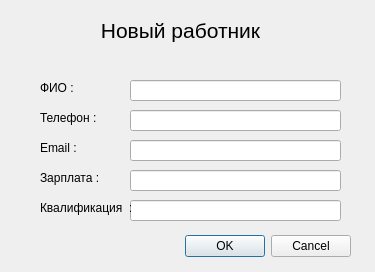
<?xml version="1.0" encoding="UTF-8"?>
<ui version="4.0">
 <class>NewWorkerDialog</class>
 <widget class="QDialog" name="NewWorkerDialog">
  <property name="geometry">
   <rect>
    <x>0</x>
    <y>0</y>
    <width>375</width>
    <height>272</height>
   </rect>
  </property>
  <property name="windowTitle">
   <string>Dialog</string>
  </property>
  <widget class="QLineEdit" name="new_worker_salary_lineEdit">
   <property name="geometry">
    <rect>
     <x>130</x>
     <y>170</y>
     <width>211</width>
     <height>21</height>
    </rect>
   </property>
  </widget>
  <widget class="QLabel" name="label_6">
   <property name="geometry">
    <rect>
     <x>40</x>
     <y>170</y>
     <width>71</width>
     <height>16</height>
    </rect>
   </property>
   <property name="text">
    <string>Зарплата : </string>
   </property>
  </widget>
  <widget class="QLineEdit" name="new_worker_phone_lineEdit">
   <property name="geometry">
    <rect>
     <x>130</x>
     <y>110</y>
     <width>211</width>
     <height>21</height>
    </rect>
   </property>
  </widget>
  <widget class="QLineEdit" name="new_worker_mail_lineEdit">
   <property name="geometry">
    <rect>
     <x>130</x>
     <y>140</y>
     <width>211</width>
     <height>21</height>
    </rect>
   </property>
  </widget>
  <widget class="QLabel" name="label_5">
   <property name="geometry">
    <rect>
     <x>40</x>
     <y>140</y>
     <width>71</width>
     <height>16</height>
    </rect>
   </property>
   <property name="text">
    <string>Email : </string>
   </property>
  </widget>
  <widget class="QLineEdit" name="new_worker_qualification_lineEdit">
   <property name="geometry">
    <rect>
     <x>130</x>
     <y>200</y>
     <width>211</width>
     <height>21</height>
    </rect>
   </property>
  </widget>
  <widget class="QLabel" name="label_3">
   <property name="geometry">
    <rect>
     <x>40</x>
     <y>80</y>
     <width>71</width>
     <height>16</height>
    </rect>
   </property>
   <property name="text">
    <string>ФИО : </string>
   </property>
  </widget>
  <widget class="QLabel" name="label">
   <property name="geometry">
    <rect>
     <x>0</x>
     <y>0</y>
     <width>361</width>
     <height>61</height>
    </rect>
   </property>
   <property name="font">
    <font>
     <pointsize>16</pointsize>
    </font>
   </property>
   <property name="text">
    <string>Новый работник</string>
   </property>
   <property name="alignment">
    <set>Qt::AlignCenter</set>
   </property>
  </widget>
  <widget class="QDialogButtonBox" name="buttonBox">
   <property name="geometry">
    <rect>
     <x>30</x>
     <y>230</y>
     <width>321</width>
     <height>32</height>
    </rect>
   </property>
   <property name="orientation">
    <enum>Qt::Horizontal</enum>
   </property>
   <property name="standardButtons">
    <set>QDialogButtonBox::Cancel|QDialogButtonBox::Ok</set>
   </property>
  </widget>
  <widget class="QLabel" name="label_4">
   <property name="geometry">
    <rect>
     <x>40</x>
     <y>110</y>
     <width>71</width>
     <height>16</height>
    </rect>
   </property>
   <property name="text">
    <string>Телефон : </string>
   </property>
  </widget>
  <widget class="QLabel" name="label_7">
   <property name="geometry">
    <rect>
     <x>40</x>
     <y>200</y>
     <width>91</width>
     <height>16</height>
    </rect>
   </property>
   <property name="text">
    <string>Квалификация  : </string>
   </property>
  </widget>
  <widget class="QLineEdit" name="new_worker_fio_lineEdit">
   <property name="geometry">
    <rect>
     <x>130</x>
     <y>80</y>
     <width>211</width>
     <height>21</height>
    </rect>
   </property>
  </widget>
 </widget>
 <resources/>
 <connections/>
</ui>
